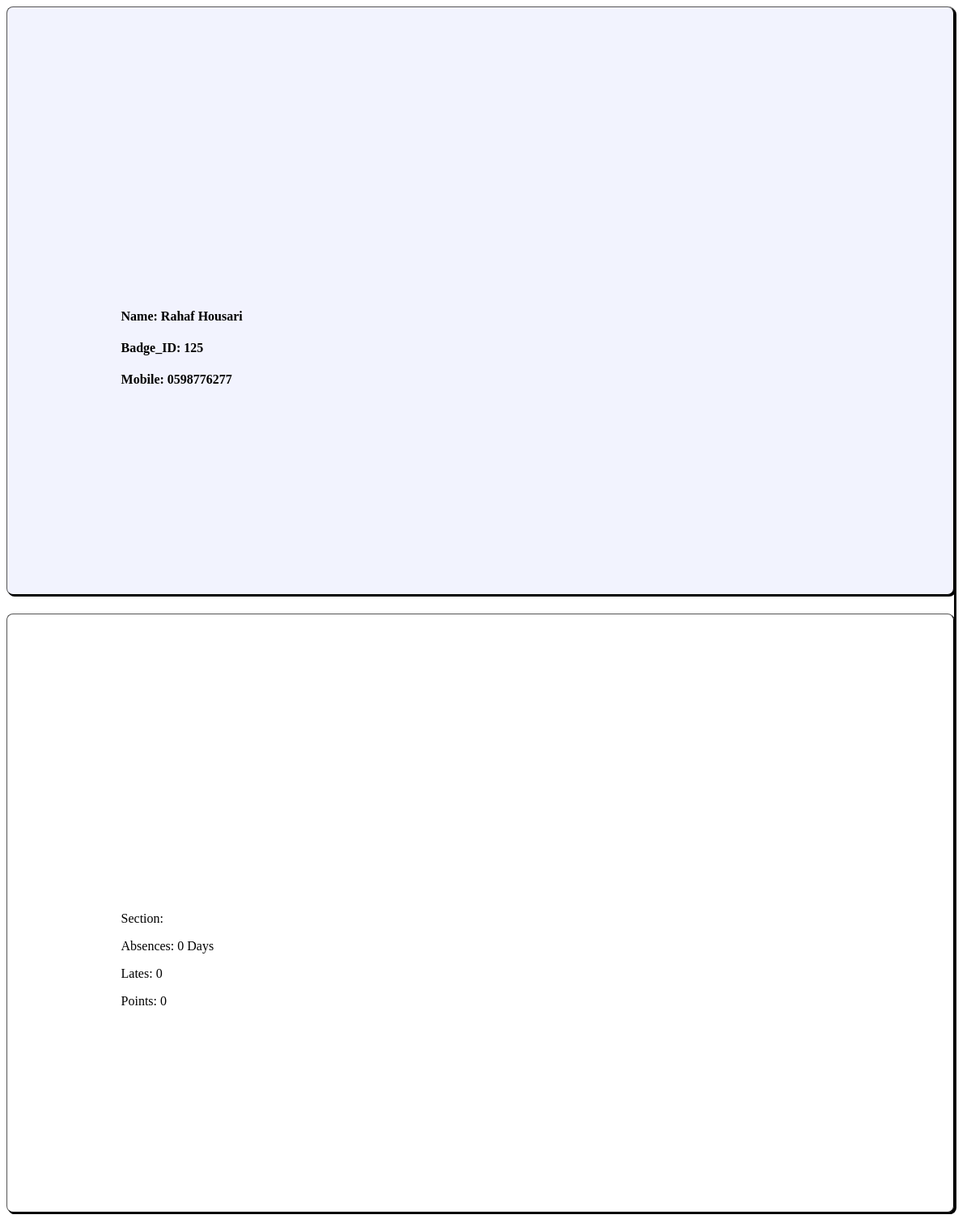
/students/sidebar (signed in), run on the app's committed database.
### login/models.py (models this page shows)
class User(models.Model):
    first_name = models.CharField(max_length=255, default='')
    last_name = models.CharField(max_length=255,default='')
    email = models.CharField(max_length=255,default='')
    password = models.CharField(max_length=255,default='')
    badge_id = models.IntegerField(default=0)
    phone_number = models.CharField(max_length=255,default='')
    role = models.ForeignKey(Role, related_name='users', on_delete=CASCADE)
    absences = models.IntegerField(default=0)
    lates = models.IntegerField(default=0)
    points = models.IntegerField(default=0)
    created_at = models.DateTimeField(auto_now_add=True)
    updated_at = models.DateTimeField(auto_now=True)
    objects = UserManger()

### student/views.py (the view)
# urls.py: url('sidebar', views.sidebar, name='sidebar'),
def sidebar(request):
    context = {
        'user': User.objects.get(id=request.session['id']),
    }
    return render(request, 'sidebar.html', context)

### student/templates/sidebar.html
{% load static %}
<link rel="stylesheet" href="{% static 'css/home.css' %}">
<div class="col-sm-2">
    <div class="profile">
      <h4>Name: {{user.first_name}} {{user.last_name}}</h4>
      <h4>Badge_ID: {{user.badge_id}}</h4>
      <h4>Mobile: {{user.phone_number}}</h4>
    </div>
    <div class="activity">
      <p>Section:</p>
      <p>Absences: {{user.absences}} Days</p>
      <p>Lates: {{user.lates}}</p>
      <p>Points: {{user.points}}</p>
    </div>
  </div>

### student/static/css/home.css (style rules this page uses)
.profile { padding-top: 30%; padding-bottom: 20%; padding-left:12%; border: 1px outset black; border-radius: 8px; box-shadow: 2px 2px black; background-color: #f2f3fe; }
.activity { border-top: 2px solid black; padding-top: 30%; padding-bottom: 20%; padding-left:12%; border: 1px outset black; border-radius: 8px; box-shadow: 2px 2px black; margin-top: 2%; }
.col-sm-2, .col-sm-4 { border-right: 1px outset black ; border-radius: 8px; box-shadow: 2px 2px black; margin-right:1%; }

### data on the page
User: first_name "Rahaf", last_name "Housari", badge_id "125", phone_number "0598776277", absences "0", lates "0", points "0"
